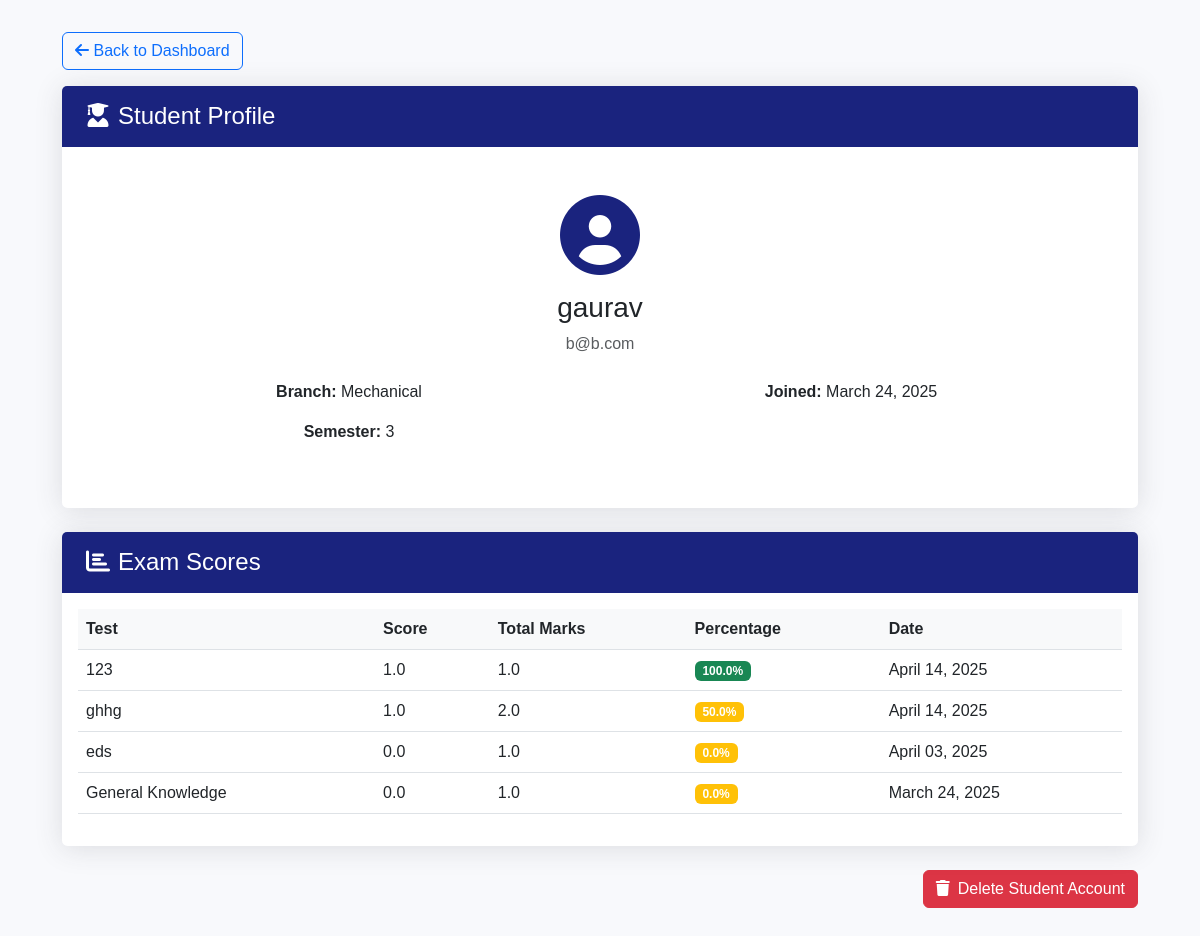
Screenshot of /view_student_details/3 (signed in) with the database file from the repository.
### app.py (models this page shows, shortened)
class User(UserMixin, db.Model):
    __tablename__ = 'users'  # Explicitly set table name
    id = db.Column(db.Integer, primary_key=True)
    full_name = db.Column(db.String(100), nullable=False)
    email = db.Column(db.String(120), unique=True, nullable=False)
    password = db.Column(db.String(200), nullable=False)
    role = db.Column(db.String(20), nullable=False)
    branch = db.Column(db.String(50), nullable=True)
    semester = db.Column(db.String(20), nullable=True)
    department = db.Column(db.String(50), nullable=True)
    created_at = db.Column(db.DateTime, default=datetime.utcnow)
    scores = db.relationship('Score', backref='user', lazy=True)
    notices = db.relationship('Notice', backref='author', lazy=True)

class ExamScore(db.Model):
    __tablename__ = 'exam_scores'
    id = db.Column(db.Integer, primary_key=True)
    student_id = db.Column(db.Integer, db.ForeignKey('users.id'), nullable=False)
    subject = db.Column(db.String(100), nullable=False)
    marks = db.Column(db.Float, nullable=False)
    max_marks = db.Column(db.Float, nullable=False)
    exam_date = db.Column(db.DateTime, nullable=False)
    created_at = db.Column(db.DateTime, default=datetime.utcnow)
    questions_attempted = db.Column(db.Text, nullable=False, default='')
    student = db.relationship('User', backref='exam_scores')

### app.py (the view)
@app.route('/view_student_details/<int:student_id>')
def view_student_details(student_id):
    if 'user_id' not in session or session['role'] != 'teacher':
        return redirect(url_for('login'))
    student = User.query.get_or_404(student_id)
    scores = ExamScore.query.filter_by(student_id=student_id).order_by(ExamScore.id.desc()).all()
    return render_template('student_details.html', student=student, scores=scores)

### app.py (called while the page is built)
@login_manager.user_loader
def load_user(user_id):
    try:
        return User.query.get(int(user_id))
    except:
        return None

### templates/student_details.html (shortened to what this page needs)
<!DOCTYPE html>
<html lang="en">
<head>
    <link href="https://cdn.jsdelivr.net/npm/bootstrap@5.3.0/dist/css/bootstrap.min.css" rel="stylesheet">
    <link href="https://cdnjs.cloudflare.com/ajax/libs/font-awesome/6.0.0/css/all.min.css" rel="stylesheet">
</head>
<body>
    <div class="container">
        <div class="back-button">
            <a href="{{ url_for('teacher_dashboard') }}" class="btn btn-outline-primary">
                <i class="fas fa-arrow-left"></i> Back to Dashboard
            </a>
        </div>
        <div class="card">
            <div class="card-header">
                <h4 class="mb-0"><i class="fas fa-user-graduate me-2"></i>Student Profile</h4>
            </div>
            <div class="card-body">
                <div class="profile-section">
                    <i class="fas fa-user-circle profile-icon"></i>
                    <h3>{{ student.full_name }}</h3>
                    <p class="text-muted mb-2">{{ student.email }}</p>
                    <div class="row mt-4">
                        <div class="col-md-6">
                            <p><strong>Branch:</strong> {{ student.branch }}</p>
                            <p><strong>Semester:</strong> {{ student.semester }}</p>
                        </div>
                        <div class="col-md-6">
                            <p><strong>Joined:</strong> {{ student.created_at.strftime('%B %d, %Y') }}</p>
                        </div>
                    </div>
                </div>
            </div>
        </div>
        <div class="card">
            <div class="card-header">
                <h4 class="mb-0"><i class="fas fa-chart-bar me-2"></i>Exam Scores</h4>
            </div>
            <div class="card-body">
                {% if scores %}
                    <div class="table-responsive">
                        <table class="table table-hover">
                            <thead>
                                <tr>
                                    <th>Test </th>
                                    <th>Score</th>
                                    <th>Total Marks</th>
                                    <th>Percentage</th>
                                    <th>Date</th>
                                </tr>
                            </thead>
                            <tbody>
                                {% for score in scores %}
                                    <tr>
                                        <td>{{ score.subject }}</td>
                                        <td>{{ score.marks }}</td>
                                        <td>{{ score.max_marks }}</td>
                                        <td>
                                            <span class="badge bg-{% if (score.marks/score.max_marks * 100) >= 60 %}success{% else %}warning{% endif %}">
                                                {{ "%.1f"|format(score.marks/score.max_marks * 100) }}%
                                            </span>
                                        </td>
                                        <td>{{ score.exam_date.strftime('%B %d, %Y') }}</td>
                                    </tr>
                                {% endfor %}
                            </tbody>
                        </table>
                    </div>
                {% else %}
                    <div class="alert alert-info mb-0">
                        <i class="fas fa-info-circle me-2"></i>
                        No exam scores available for this student.
                    </div>
                {% endif %}
            </div>
        </div>
        <div class="text-end mt-4">
            <button type="button"
                    class="btn btn-danger delete-student-btn"
                    data-student-id="{{ student.id }}"
                    data-student-name="{{ student.full_name }}">
                <i class="fas fa-trash me-2"></i>Delete Student Account
            </button>
        </div>
    </div>
</body>
</html>

### templates/student_details.html (style rules this page uses)
body { background-color: #f8f9fc; font-family: 'Nunito', sans-serif; }
.container { padding: 2rem; }
.card { border: none; box-shadow: 0 0.15rem 1.75rem 0 rgba(58, 59, 69, 0.15); border-radius: 0.35rem; margin-bottom: 1.5rem; }
.card-header { background: #1a237e; color: white; border-bottom: none; padding: 1rem 1.5rem; border-radius: 0.35rem 0.35rem 0 0; }
.profile-section { text-align: center; padding: 2rem; }
.profile-icon { font-size: 5rem; color: #1a237e; margin-bottom: 1rem; }
.back-button { margin-bottom: 1rem; }
.table th { background-color: #f8f9fa; }

### rows the page displays
User: full_name "gaurav", email "b@b.com", branch "Mechanical", semester "3", created_at "March 24, 2025"
ExamScore: subject "123", marks "1.0", max_marks "1.0", score.marks/score.max_marks*100 "100.0", exam_date "April 14, 2025"
ExamScore: subject "ghhg", marks "1.0", max_marks "2.0", score.marks/score.max_marks*100 "50.0", exam_date "April 14, 2025"
ExamScore: subject "eds", marks "0.0", max_marks "1.0", score.marks/score.max_marks*100 "0.0", exam_date "April 03, 2025"
ExamScore: subject "General Knowledge", marks "0.0", max_marks "1.0", score.marks/score.max_marks*100 "0.0", exam_date "March 24, 2025"
